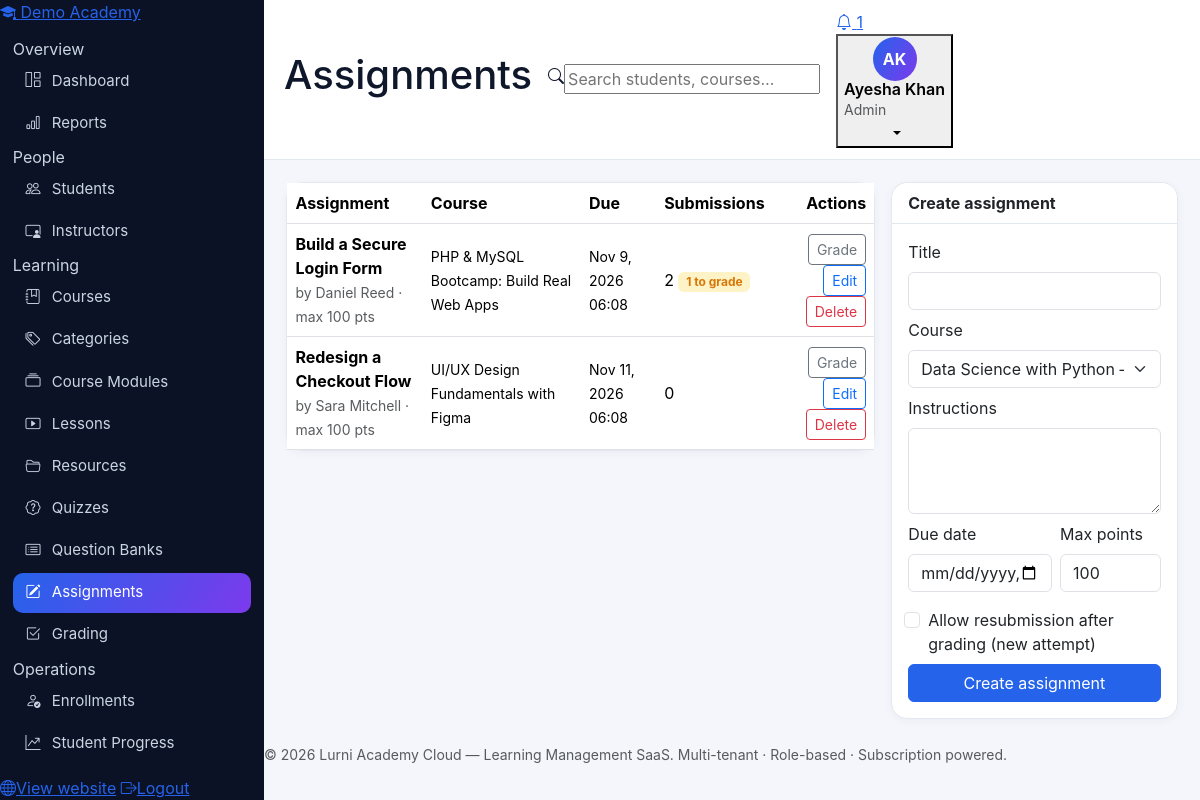
/admin/assignments.php (signed in), run on the app's committed database.
### tables this page shows
CREATE TABLE tenants (
  id INT UNSIGNED AUTO_INCREMENT PRIMARY KEY,
  name VARCHAR(160) NOT NULL,
  slug VARCHAR(160) NOT NULL UNIQUE,
  org_type ENUM('academy','school','university','training_center','individual') NOT NULL DEFAULT 'academy',
  email VARCHAR(190) NULL,
  phone VARCHAR(40) NULL,
  website VARCHAR(190) NULL,
  country VARCHAR(80) NULL,
  logo VARCHAR(255) NULL,
  status ENUM('active','suspended','cancelled') NOT NULL DEFAULT 'active',
  created_at DATETIME NOT NULL DEFAULT CURRENT_TIMESTAMP,
  updated_at DATETIME NOT NULL DEFAULT CURRENT_TIMESTAMP ON UPDATE CURRENT_TIMESTAMP
);

CREATE TABLE assignments (
  id INT UNSIGNED AUTO_INCREMENT PRIMARY KEY,
  tenant_id INT UNSIGNED NOT NULL,
  course_id INT UNSIGNED NOT NULL,
  created_by INT UNSIGNED NULL,
  title VARCHAR(190) NOT NULL,
  instructions TEXT NULL,
  due_date DATETIME NULL,
  max_points SMALLINT NOT NULL DEFAULT 100,
  allow_resubmission TINYINT(1) NOT NULL DEFAULT 0,
  created_at DATETIME NOT NULL DEFAULT CURRENT_TIMESTAMP,
  CONSTRAINT fk_asg_tenant FOREIGN KEY (tenant_id) REFERENCES tenants(id) ON DELETE CASCADE,
  CONSTRAINT fk_asg_course FOREIGN KEY (course_id) REFERENCES courses(id) ON DELETE CASCADE
);

CREATE TABLE users (
  id INT UNSIGNED AUTO_INCREMENT PRIMARY KEY,
  tenant_id INT UNSIGNED NULL,
  name VARCHAR(120) NOT NULL,
  email VARCHAR(190) NOT NULL UNIQUE,
  password_hash VARCHAR(255) NOT NULL,
  role ENUM('super_admin','admin','instructor','student') NOT NULL DEFAULT 'student',
  status ENUM('active','pending','suspended') NOT NULL DEFAULT 'active',
  avatar VARCHAR(255) NULL,
  phone VARCHAR(40) NULL,
  email_verified_at DATETIME NULL,
  verification_token VARCHAR(120) NULL,
  activation_token VARCHAR(120) NULL,
  two_factor_secret VARCHAR(120) NULL,
  remember_token VARCHAR(64) NULL,
  failed_attempts TINYINT UNSIGNED NOT NULL DEFAULT 0,
  locked_until DATETIME NULL,
  last_login_at DATETIME NULL,
  created_at DATETIME NOT NULL DEFAULT CURRENT_TIMESTAMP,
  updated_at DATETIME NOT NULL DEFAULT CURRENT_TIMESTAMP ON UPDATE CURRENT_TIMESTAMP,
  INDEX idx_users_tenant (tenant_id),
  INDEX idx_users_role (role),
  CONSTRAINT fk_users_tenant FOREIGN KEY (tenant_id) REFERENCES tenants(id) ON DELETE CASCADE
);

CREATE TABLE courses (
  id INT UNSIGNED AUTO_INCREMENT PRIMARY KEY,
  tenant_id INT UNSIGNED NOT NULL,
  instructor_id INT UNSIGNED NULL,
  category_id INT UNSIGNED NULL,
  title VARCHAR(190) NOT NULL,
  slug VARCHAR(190) NOT NULL,
  subtitle VARCHAR(255) NULL,
  description TEXT NULL,
  objectives TEXT NULL,
  requirements TEXT NULL,
  thumbnail VARCHAR(255) NULL,
  level ENUM('beginner','intermediate','advanced','all_levels') NOT NULL DEFAULT 'beginner',
  price DECIMAL(10,2) NOT NULL DEFAULT 0,
  old_price DECIMAL(10,2) NULL,
  language VARCHAR(60) NOT NULL DEFAULT 'English',
  rating DECIMAL(3,2) NOT NULL DEFAULT 0,
  status ENUM('draft','published','archived') NOT NULL DEFAULT 'draft',
  approval_status ENUM('pending','approved','rejected') NOT NULL DEFAULT 'approved',
  visibility ENUM('public','unlisted','private') NOT NULL DEFAULT 'public',
  is_featured TINYINT(1) NOT NULL DEFAULT 0,
  duration_minutes INT UNSIGNED NOT NULL DEFAULT 0,
  created_at DATETIME NOT NULL DEFAULT CURRENT_TIMESTAMP,
  updated_at DATETIME NOT NULL DEFAULT CURRENT_TIMESTAMP ON UPDATE CURRENT_TIMESTAMP,
  UNIQUE KEY uq_course_tenant_slug (tenant_id, slug),
  INDEX idx_course_tenant_status (tenant_id, status),
  CONSTRAINT fk_course_tenant FOREIGN KEY (tenant_id) REFERENCES tenants(id) ON DELETE CASCADE,
  CONSTRAINT fk_course_instructor FOREIGN KEY (instructor_id) REFERENCES instructors(id) ON DELETE SET NULL,
  CONSTRAINT fk_course_category FOREIGN KEY (category_id) REFERENCES categories(id) ON DELETE SET NULL
);

### includes/functions.php (called while the page is built, shortened)
<?php
function e(?string $v): string { return htmlspecialchars($v ?? '', ENT_QUOTES, 'UTF-8'); }
function current_user(): ?array { return $_SESSION['user'] ?? null; }

### includes/auth.php (called while the page is built, shortened)
<?php
require_once __DIR__ . '/functions.php';
function role_home(string $role): string {
    return match ($role) {
        'super_admin' => '/super-admin/index.php',
        'admin'       => '/admin/dashboard.php',
        'instructor'  => '/instructor/dashboard.php',
        'student'     => '/student/dashboard.php',
        default       => '/index.php',
    };
}

### admin/assignments.php (the view, shortened to what this page needs)
<?php
require_once __DIR__ . '/../includes/auth.php';
$pdo = db(); check_tenant_active($pdo);
$tid = require_tenant();
$pageTitle = 'Assignments'; $active = 'assignments';
$courses = $pdo->prepare('SELECT id, title FROM courses WHERE tenant_id=? ORDER BY title');
$courses->execute([$tid]); $courses = $courses->fetchAll();
$s = $pdo->prepare("SELECT a.*, c.title AS course_title, u.name AS author,
    (SELECT COUNT(*) FROM submissions s WHERE s.assignment_id=a.id) AS submission_count,
    (SELECT COUNT(*) FROM submissions s WHERE s.assignment_id=a.id AND s.status IN ('submitted','late')) AS pending_count
    FROM assignments a JOIN courses c ON c.id=a.course_id LEFT JOIN users u ON u.id=a.created_by
    WHERE a.tenant_id=? ORDER BY a.due_date IS NULL, a.due_date");
$s->execute([$tid]); $rows = $s->fetchAll();
$edit = null;
require __DIR__ . '/../includes/header.php';
?>
<div class="row g-3">
  <div class="col-xl-8"><div class="card"><div class="table-responsive"><table class="table table-hover align-middle mb-0">
    <thead><tr><th>Assignment</th><th>Course</th><th>Due</th><th>Submissions</th><th class="text-end">Actions</th></tr></thead><tbody>
    <?php foreach ($rows as $a): ?>
    <tr><td><strong><?= e($a['title']) ?></strong><br><small class="text-muted">by <?= e($a['author'] ?? 'Admin') ?> · max <?= (int)$a['max_points'] ?> pts</small></td>
      <td><small><?= e($a['course_title']) ?></small></td>
      <td><small><?= $a['due_date'] ? e(date('M j, Y H:i', strtotime($a['due_date']))) : 'No deadline' ?></small></td>
      <td><?= (int)$a['submission_count'] ?><?php if ((int)$a['pending_count']): ?> <span class="badge bg-warning-subtle text-warning"><?= (int)$a['pending_count'] ?> to grade</span><?php endif; ?></td>
      <td class="text-end"><a class="btn btn-sm btn-outline-secondary" href="/admin/grading.php?assignment_id=<?= (int)$a['id'] ?>">Grade</a>
        <a class="btn btn-sm btn-outline-primary" href="?edit=<?= (int)$a['id'] ?>">Edit</a>
        <form method="post" class="d-inline" onsubmit="return confirm('Delete this assignment?')"><button class="btn btn-sm btn-outline-danger">Delete</button></form></td></tr>
    <?php endforeach; ?>
    </tbody></table></div></div></div>
  <div class="col-xl-4"><div class="card"><div class="card-header bg-white fw-bold"><?= $edit ? 'Edit assignment' : 'Create assignment' ?></div><div class="card-body">
    <form method="post"><?= csrf_field() ?><input type="hidden" name="action" value="save"><input type="hidden" name="id" value="<?= (int)($edit['id'] ?? 0) ?>">
      <div class="mb-2"><label class="form-label">Title</label><input class="form-control" name="title" required value="<?= e($edit['title'] ?? '') ?>"></div>
      <div class="mb-2"><label class="form-label">Course</label><select class="form-select" name="course_id" required>
        <?php foreach ($courses as $c): ?><option value="<?= (int)$c['id'] ?>" <?= (int)($edit['course_id'] ?? 0) === (int)$c['id'] ? 'selected' : '' ?>><?= e($c['title']) ?></option><?php endforeach; ?></select></div>
      <div class="mb-2"><label class="form-label">Instructions</label><textarea class="form-control" name="instructions" rows="3"><?= e($edit['instructions'] ?? '') ?></textarea></div>
      <div class="row g-2">
        <div class="col-7 mb-2"><label class="form-label">Due date</label><input class="form-control" type="datetime-local" name="due_date" value="<?= $edit && $edit['due_date'] ? e(date('Y-m-d\TH:i', strtotime($edit['due_date']))) : '' ?>"></div>
        <div class="col-5 mb-2"><label class="form-label">Max points</label><input class="form-control" type="number" min="1" name="max_points" value="<?= e($edit['max_points'] ?? '100') ?>"></div>
        <div class="form-check mb-2"><input class="form-check-input" type="checkbox" name="allow_resubmission" id="ar-a" <?= !empty($edit['allow_resubmission']) ? 'checked' : '' ?>><label class="form-check-label" for="ar-a">Allow resubmission after grading (new attempt)</label></div>
      </div>
      <button class="btn btn-primary w-100"><?= $edit ? 'Update assignment' : 'Create assignment' ?></button>
    </form></div></div></div>
</div>
<?php require __DIR__ . '/../includes/footer.php'; ?>

### includes/sidebar.php (shortened to what this page needs)
<?php
$u = current_user();
$role = $u['role'] ?? 'student';
$active = $active ?? '';
$tenantName = $tenantName ?? APP_NAME;
$items = $menus[$role] ?? $menus['student'];
?>
<aside class="sidebar" id="appSidebar">
  <a class="sidebar-brand" href="<?= e(role_home($role)) ?>">
    <span class="brand-mark"><i class="bi bi-mortarboard-fill"></i></span>
    <span class="brand-text"><?= e($tenantName) ?></span>
  </a>
  <nav class="sidebar-nav">
    <?php foreach ($items as $item): ?>
      <?php if (isset($item['section'])): ?>
        <div class="nav-section"><?= e($item['section']) ?></div>
      <?php else: ?>
        <a class="nav-link-app <?= $active === $item['key'] ? 'active' : '' ?>" href="<?= e($item['href']) ?>">
          <i class="bi <?= e($item['icon']) ?>"></i><span><?= e($item['label']) ?></span>
        </a>
      <?php endif; ?>
    <?php endforeach; ?>
  </nav>
  <div class="sidebar-foot">
    <a class="nav-link-app" href="/index.php"><i class="bi bi-globe"></i><span>View website</span></a>
    <a class="nav-link-app" href="/auth/logout.php"><i class="bi bi-box-arrow-right"></i><span>Logout</span></a>
  </div>
</aside>

### assets/css/style.css (style rules this page uses)
:root { --blue:#2563eb; --blue-dark:#1d4ed8; --violet:#7c3aed; --violet-soft:#ede9fe; --ink:#0f172a; --muted:#64748b; --line:#e2e8f0; --bg:#f4f6fb; --card:#ffffff; --grad:linear-gradient(120deg,#2563eb 0%,#7c3aed 100%); --grad-soft:linear-gradient(135deg,#dbeafe 0%,#ede9fe 55%,#ffffff 100%); }
body { background:var(--bg);color:var(--ink);font-family:'Inter',system-ui,-apple-system,'Segoe UI',Roboto,sans-serif; }
a { color:var(--blue); }
.btn-primary { background:var(--blue);border-color:var(--blue); }
.sidebar { width:264px;background:#0b1226;color:#cbd5e1;display:flex;flex-direction:column;position:sticky;top:0;height:100vh;flex-shrink:0;z-index:60; }
.sidebar nav { padding:.8rem;overflow-y:auto;flex:1; }
.sidebar nav a { display:flex;align-items:center;gap:.7rem;color:#cbd5e1;text-decoration:none;padding:.55rem .8rem;border-radius:10px;font-size:.94rem;margin-bottom:2px; }
.sidebar nav a.active { background:var(--grad);color:#fff; }
.card { border:1px solid var(--line);border-radius:16px;box-shadow:0 2px 10px rgba(15,23,42,.04); }
.card-header { border-bottom:1px solid var(--line);border-radius:16px 16px 0 0 !important; }
.badge.bg-warning-subtle { background:#fef3c7 !important; }
.text-warning { color:#d97706 !important; }

### data on the page
tenants: name "Demo Academy"
assignments: title "Build a Secure Login Form", users.name "Daniel Reed", max_points "100", course.title "PHP & MySQL Bootcamp: Build Real Web Apps", due_date "Nov 9, 2026 06:08", submission_count "2", pending_count "1"
assignments: title "Redesign a Checkout Flow", users.name "Sara Mitchell", max_points "100", course.title "UI/UX Design Fundamentals with Figma", due_date "Nov 11, 2026 06:08", submission_count "0"

### other printed values
$item['section'] "Overview"
$item['label'] "Dashboard"
$item['label'] "Reports"
$item['section'] "People"
$item['label'] "Students"
$item['label'] "Instructors"
$item['section'] "Learning"
$item['label'] "Courses"
$item['label'] "Categories"
$item['label'] "Course Modules"
$item['label'] "Lessons"
$item['label'] "Resources"
$item['label'] "Quizzes"
$item['label'] "Question Banks"
$item['label'] "Assignments"
